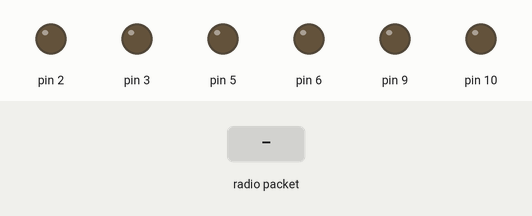
Bench run of a sketch on a simulated Arduino Uno, built with avr-gcc and run on an emulated ATmega328P. Shown: output pins drawn as LEDs (lit = HIGH). Inputs (shaded band) come from the test bench. No radio packets arrive unless stated; what the sketch prints to the serial monitor is not drawn.

Above: at 1.2 s.
1.3 s: radio packet "," arrives
At 2.7 s:
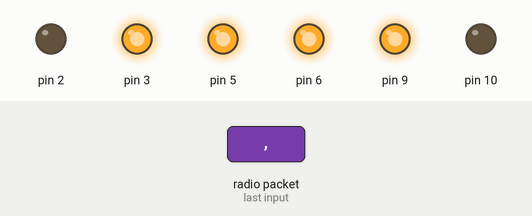
Timing chart, 0 to 4.3 s (numbered marks = the images above; inputs shaded):
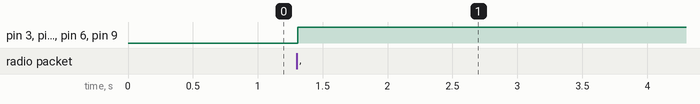

The sketch:

bot_nrf24L01_recieve.ino
```cpp
#include "RF24.h"
#include<nRF24L01.h>
#include<SPI.h>
RF24 radio(7,8);
const byte addr[6] = "00001";
int s1;
int s2;
void setup() {
 Serial.begin(9600);
  radio.begin();
  radio.openReadingPipe(0,addr);
  radio.setPALevel(RF24_PA_MIN);
  radio.startListening();
  pinMode(9,OUTPUT);
  pinMode(10,OUTPUT);
  pinMode(3,OUTPUT);
  pinMode(2,OUTPUT);
}
void loop(){
  char txt[10];
  if(radio.available()){
    radio.read(&txt,sizeof(txt));
    Serial.println(txt);
    int n=0;
    String s = String(txt);

    for(int i=0;i<10;i++){
      if(txt[i] == ','){
        n=i;
        break;
  }
 }
  int x = s.substring(0,n).toInt();
  int y = s.substring(n+1,10).toInt();

  if(x<504){
    digitalWrite(9,HIGH);
    digitalWrite(10,LOW);
    digitalWrite(3,HIGH);
    digitalWrite(2,LOW);
    s1 = map(x,503,0,0,255);
    if(y<489){
      s2 = map(y,488,0,0,255);
      analogWrite(5,s1);
      analogWrite(6,s2);
     }
    else if(y>=510){
      s2 = map(y,510,1023,0,255);
      analogWrite(5,s2);
      analogWrite(6,s1);
    }
    else{
      analogWrite(5,s1);
      analogWrite(6,s1);
    }
  }
 else if(x>524) {
  delay(10);
    digitalWrite(9,LOW);
    digitalWrite(10,HIGH);
    digitalWrite(3,LOW);
    digitalWrite(2,HIGH);
    s1 = map(x,525,1023,0,255);
    if(y<489){
      s2 = map(y,488,0,0,255);
      analogWrite(5,s1);
      analogWrite(6,s2);
    }
    else if(y>=510){
      s2 = map(y,510,1023,0,255);
      analogWrite(5,s2);
      analogWrite(6,s1);
    }

    else{
      analogWrite(5,s1);
      analogWrite(6,s1);
    }
  }
  else {
    analogWrite(5,0);
    analogWrite(6,0);
  }
}
else Serial.println(".");
 delay(100);
}
```

Measured:
- after the input at 1.3 s, pin 3, pin 5, pin 6, pin 9: LOW → HIGH at once
